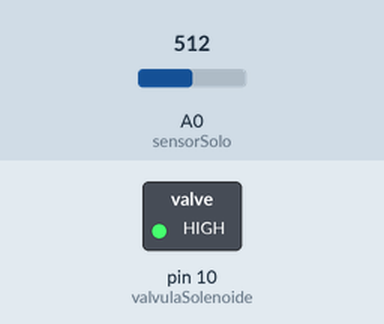
This sketch was run on a simulated Arduino Uno, built with avr-gcc and run on an emulated ATmega328P. Parts: switched loads named in the sketch (green lamp = pin HIGH). The inputs (shaded band) are chosen by the test bench; at power-on: A0 (sensorSolo) = 512. What the sketch prints to the serial monitor is not drawn.

Above: at 1.8 s.
1.9 s: A0 (sensorSolo) set to 426
6.5 s: A0 (sensorSolo) set to 392
11.5 s: A0 (sensorSolo) set to 511
At 15.9 s:
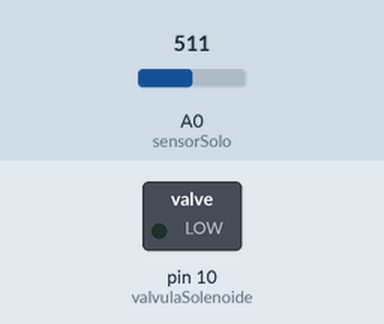
Timing chart, 0 to 21.5 s (numbered marks = the images above; inputs shaded):
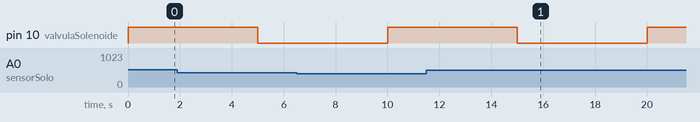

Measured:
- after the input at 11.5 s, pin 10 (valvulaSolenoide): HIGH → LOW after 3.5 s, → HIGH 5.0 s later

The sketch:

Codigo_Projeto.ino
```cpp
/*
 * SISTEMA DE IRRIGAÇÃO INTELIGENTE PARA PLANTAS CASEIRAS
 * Sensor de umidade do solo A0: Pino A0
 * Módulo Relé (Válvula): Pino 10
 * by Bruno Raspante, Fernando Carreira e Marllon Araujo
 */

//Variáveis
const int sensorSolo = A0;
const int valvulaSolenoide = 10;
const int soloSeco = 60;
const int tempoRega = 5; // Tempo de rega em segundos
int umidadeSolo = 0;

void setup() {

  pinMode(valvulaSolenoide, OUTPUT); // Desliga a válvula solenóide

  digitalWrite(valvulaSolenoide, HIGH);

  Serial.print("Rega Automatica ;");
  Serial.begin(9600);
}

void loop() {
  for(int i=0; i < 5; i++) {
      Serial.print("Umidade: ");
      umidadeSolo = analogRead(sensorSolo); // Faz a leitura do sensor de umidade do solo
      umidadeSolo = map(umidadeSolo, 1023, 0, 0, 100); // Converte a variação do sensor de 0 a 1023 para 0 a 100

      Serial.print(umidadeSolo);
      Serial.print(" %   ");
      delay(1000); // Espera um segundo
  }

    if(umidadeSolo < soloSeco) {
      Serial.print("   Regando     ");
      digitalWrite(valvulaSolenoide, LOW); // Liga a válvula solenóide
      delay(tempoRega*1000); //Rega durante esse tempo
      digitalWrite(valvulaSolenoide, HIGH);
   }
    else {
      Serial.print("Solo Encharcado ");
      delay(3000); // Verifica a cada esse tempo
   }
}
```
